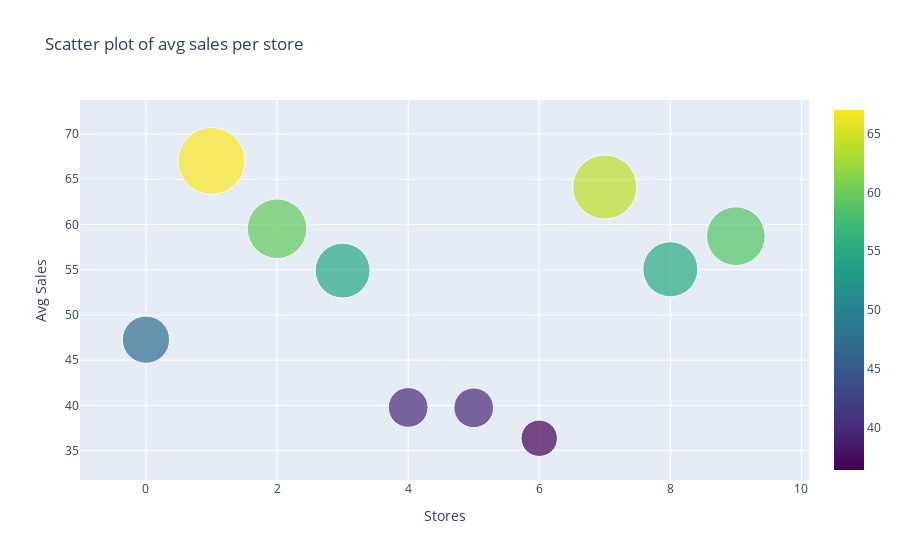

Here is the notebook cell this chart was saved with:
### Markdown cell above
##### **Visualization**

### Code cell
# Scatter plot of average sales per store
sales_store_data = go.Scatter(
    y = sales_across_store_df.avg_sale.values,
    mode='markers',
    marker=dict(
        size = sales_across_store_df.avg_sale.values,
        color = sales_across_store_df.avg_sale.values,
        colorscale='Viridis',
        showscale=True
    ),
    text = sales_across_store_df.index.values
)
data = [sales_store_data]

sales_store_layout = go.Layout(
    autosize= True,
    title= 'Scatter plot of avg sales per store',
    hovermode= 'closest',
    xaxis= dict(
        title= 'Stores',
        ticklen= 10,
        zeroline= False,
        gridwidth= 1,
    ),
    yaxis=dict(
        title= 'Avg Sales',
        ticklen= 10,
        zeroline= False,
        gridwidth= 1,
    ),
    showlegend= False
)
fig = go.Figure(data=data, layout=sales_store_layout)
fig.show(renderer="colab")
py.iplot(fig,filename='scatter_sales_store')

### Figure 1 — Plotly figure (JSON) as saved in the notebook; plotly's stock layout.template omitted (floating-point values rounded to 4 significant figures)
{"data": [{"marker": {"color": [47.27, 67.03, 59.53, 54.9, 39.77, 39.73, 36.36, 64.14, 55.05, 58.71], "colorscale": [[0, "#440154"], [0.1111, "#482878"], [0.2222, "#3e4989"], [0.3333, "#31688e"], [0.4444, "#26828e"], [0.5556, "#1f9e89"], [0.6667, "#35b779"], [0.7778, "#6ece58"], [0.8889, "#b5de2b"], [1, "#fde725"]], "showscale": true, "size": [47.27, 67.03, 59.53, 54.9, 39.77, 39.73, 36.36, 64.14, 55.05, 58.71]}, "mode": "markers", "text": [1, 2, 3, 4, 5, 6, 7, 8, 9, 10], "type": "scatter", "y": [47.27, 67.03, 59.53, 54.9, 39.77, 39.73, 36.36, 64.14, 55.05, 58.71]}], "layout": {"autosize": true, "hovermode": "closest", "showlegend": false, "title": {"text": "Scatter plot of avg sales per store"}, "xaxis": {"gridwidth": 1, "ticklen": 10, "title": {"text": "Stores"}, "zeroline": false}, "yaxis": {"gridwidth": 1, "ticklen": 10, "title": {"text": "Avg Sales"}, "zeroline": false}}}
